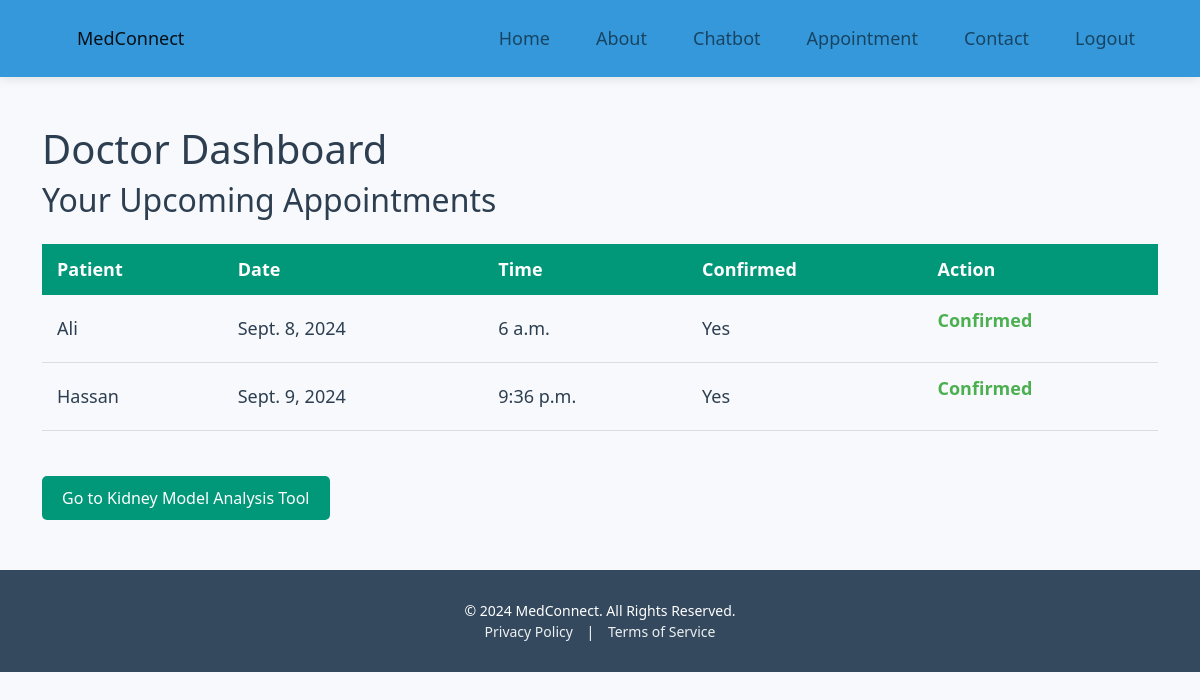
Page /doctor/dashboard/ (signed in) on the committed database.
### main/models.py (models this page shows, shortened)
class Appointment(models.Model):
    patient = models.ForeignKey(User, on_delete=models.CASCADE)
    doctor = models.ForeignKey(DoctorProfile, on_delete=models.CASCADE)
    appointment_date = models.DateField()
    appointment_time = models.TimeField()
    is_confirmed = models.BooleanField(default=False)
    payment_status = models.BooleanField(default=False)

### main/views.py (the view)
# urls.py: path('doctor/dashboard/', views.doctor_dashboard, name='doctor_dashboard'),
@login_required
def doctor_dashboard(request):
    try:
        doctor_profile = DoctorProfile.objects.get(user=request.user)
        appointments = Appointment.objects.filter(doctor=doctor_profile).order_by('appointment_date', 'appointment_time')
        if request.method == 'POST':
            appointment_id = request.POST.get('appointment_id')
            appointment = Appointment.objects.get(id=appointment_id, doctor=doctor_profile)
            appointment.is_confirmed = True
            appointment.save()
            messages.success(request, "Appointment confirmed successfully.")
        return render(request, 'doctor_dashboard.html', {'appointments': appointments})
    except DoctorProfile.DoesNotExist:
        return redirect('home')

### main/templates/doctor_dashboard.html (shortened to what this page needs)
{% extends 'base.html' %}
{% block content %}
<h1>Doctor Dashboard</h1>
{% if appointments %}
    <h2>Your Upcoming Appointments</h2>
    <table style="width: 100%; border-collapse: collapse; margin: 25px 0; font-size: 18px; text-align: left;">
        <thead>
            <tr style="background-color: #009879; color: white; text-align: left; font-weight: bold;">
                <th style="padding: 12px 15px;">Patient</th>
                <th style="padding: 12px 15px;">Date</th>
                <th style="padding: 12px 15px;">Time</th>
                <th style="padding: 12px 15px;">Confirmed</th>
                <th style="padding: 12px 15px;">Action</th>
            </tr>
        </thead>
        <tbody>
            {% for appointment in appointments %}
            <tr style="border-bottom: 1px solid #dddddd;">
                <td style="padding: 12px 15px;">{{ appointment.patient.username }}</td>
                <td style="padding: 12px 15px;">{{ appointment.appointment_date }}</td>
                <td style="padding: 12px 15px;">{{ appointment.appointment_time }}</td>
                <td style="padding: 12px 15px;">{{ appointment.is_confirmed|yesno:"Yes,No" }}</td>
                <td style="padding: 12px 15px;">
                    {% if not appointment.is_confirmed %}
                        <form method="post" style="display: inline; margin: 0;">
                            {% csrf_token %}
                            <input type="hidden" name="appointment_id" value="{{ appointment.id }}">
                            <button type="submit" style="background-color: #4CAF50; color: white; padding: 8px 16px; border: none; border-radius: 4px; cursor: pointer;">Confirm Appointment</button>
                        </form>
                    {% else %}
                        <p style="color: #4CAF50; font-weight: bold;">Confirmed</p>
                    {% endif %}
                </td>
            </tr>
            {% endfor %}
        </tbody>
    </table>
{% else %}
    <p>No appointments found.</p>
{% endif %}
<a href="{% url 'scans:upload_scan' %}" style="display: inline-block; margin-top: 20px; background-color: #009879; color: white; padding: 10px 20px; text-decoration: none; border-radius: 5px;">
    Go to Kidney Model Analysis Tool
</a>
{% endblock %}

### main/templates/base.html (shortened to what this page needs)
{% load static %}
<!DOCTYPE html>
<html lang="en">
  <head>
    <link
      href="https://cdn.jsdelivr.net/npm/bootstrap@5.0.2/dist/css/bootstrap.min.css"
      rel="stylesheet"
    />
  </head>
  <body>
    <nav class="navbar navbar-expand-lg fixed-top navbar-light">
      <div class="container">
        <a class="navbar-brand" href="{% url 'home' %}">MedConnect</a>
        <div class="collapse navbar-collapse" id="navbarNav">
          <ul class="navbar-nav ms-auto">
            <li class="nav-item">
              <a
                class="nav-link {% if request.resolver_match.url_name == 'home' %}active{% endif %}"
                href="{% url 'home' %}"
                >Home</a
              >
            </li>
            <li class="nav-item">
              <a
                class="nav-link {% if request.resolver_match.url_name == 'about' %}active{% endif %}"
                href="{% url 'about' %}"
                >About</a
              >
            </li>
            <li class="nav-item">
              <a
                class="nav-link {% if request.resolver_match.url_name == 'chatbot' %}active{% endif %}"
                href="{% url 'chatbot' %}"
                >Chatbot</a
              >
            </li>
            <li class="nav-item">
              <a
                class="nav-link {% if request.resolver_match.url_name == 'book_appointment' %}active{% endif %}"
                href="{% url 'book_appointment' %}"
                >Appointment</a
              >
            </li>
            <li class="nav-item">
              <a
                class="nav-link {% if request.resolver_match.url_name == 'contact' %}active{% endif %}"
                href="{% url 'contact' %}"
                >Contact</a
              >
            </li>
            {% if user.is_authenticated %}
            <li class="nav-item">
              <a class="nav-link" href="{% url 'logout' %}">Logout</a>
            </li>
            {% endif %}
          </ul>
        </div>
      </div>
    </nav>
    <div class="container mt-5">{% block content %} {% endblock %}</div>
    <footer class="footer">
      <div class="container text-center">
        <p>&copy; 2024 MedConnect. All Rights Reserved.</p>
        <p>
          <a href="{% url 'privacy' %}">Privacy Policy</a> |
          <a href="{% url 'terms' %}">Terms of Service</a>
        </p>
      </div>
    </footer>
  </body>
</html>

### main/templates/base.html (style rules this page uses)
body { font-family: "Segoe UI", Tahoma, Geneva, Verdana, sans-serif; background-color: #f7f9fc; color: #2c3e50; margin: 0; padding: 0; }
.navbar { display: flex; justify-content: space-between; align-items: center; background-color: #3498db; padding: 15px; box-shadow: 0 2px 10px rgba(0, 0, 0, 0.1); position: relative; z-index: 10; }
.navbar a { color: white; text-decoration: none; font-size: 18px; margin: 0 15px; padding: 10px 20px; border-radius: 25px; transition: background-color 0.3s ease; }
.footer { text-align: center; background-color: #34495e; padding: 30px 0; color: white; position: relative; bottom: 0; width: 100%; margin-top: 50px; z-index: 5; }
.footer p { margin: 0; font-size: 14px; }
.footer a { color: #ecf0f1; text-decoration: none; margin: 0 10px; transition: color 0.3s ease; }

### rows in the picture
Appointment: patient.username "Ali", appointment_date "Sept. 8, 2024", appointment_time "6 a.m.", is_confirmed "Yes", shows "Confirmed"
Appointment: patient.username "Hassan", appointment_date "Sept. 9, 2024", appointment_time "9:36 p.m.", is_confirmed "Yes", shows "Confirmed"
